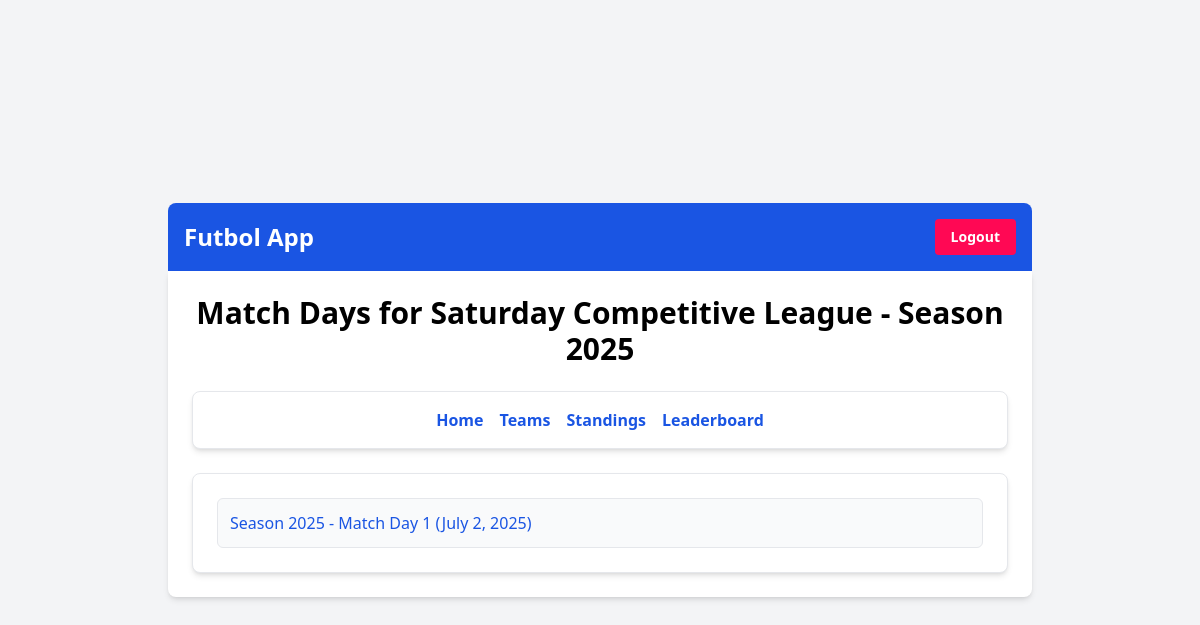
The app's page /futbol/league/1/1/matchdays/ (signed in), older data.
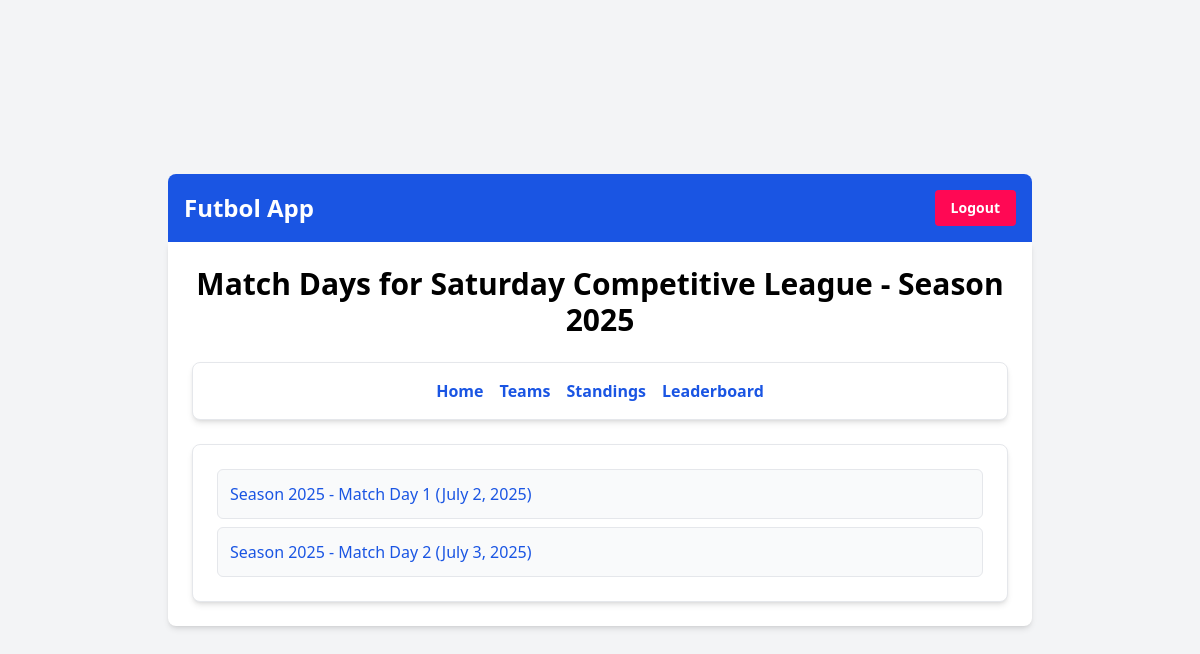
The same page, newer data.
### futbolapp/models.py (models this page shows, shortened)
class Matchday(models.Model):
    season = models.ForeignKey(Season, on_delete=models.CASCADE)
    number = models.PositiveIntegerField()
    date = models.DateField()
    class Meta:
        ordering = ['season', 'number']
        unique_together = ('season', 'number')

class Season(models.Model):
    league = models.ForeignKey(League, on_delete=models.CASCADE)
    year = models.IntegerField()
    is_current = models.BooleanField(default=False)

### futbolapp/views.py (the view)
# urls.py: path('league/<int:league_id>/<int:season_id>/matchdays/', views.league_matchday_list, name='league_matchday_list'),
@login_required
def league_matchday_list(request, league_id, season_id):
    league = get_object_or_404(League, pk=league_id)
    season = get_object_or_404(Season, pk=season_id)
    matchdays = Matchday.objects.filter(season=season).order_by('number')
    return render(request, 'futbolapp/matchday_list.html', {'league': league, 'season': season, 'matchdays': matchdays, 'active_tab': 'matchdays'})

### futbolapp/templates/futbolapp/matchday_list.html
{% extends 'base.html' %}
{% block content %}
    <h1 class="text-3xl font-bold mb-6 text-center">Match Days for {{ league.name }} - Season {{ season.year }}</h1>
    <nav class="mb-6 p-4 bg-white rounded-lg shadow-md border border-gray-200">
        <ul class="flex flex-wrap justify-center space-x-4">
            {% if active_tab != 'home' %}
                <li><a href="{% url 'league_home' league.id season.id %}" class="text-primary-blue hover:text-primary-red font-semibold">Home</a></li>
            {% endif %}
            {% if active_tab != 'teams' %}
                <li><a href="{% url 'team_list' league.id season.id %}" class="text-primary-blue hover:text-primary-red font-semibold">Teams</a></li>
            {% endif %}
            {% if active_tab != 'standings' %}
                <li><a href="{% url 'league_standings_view' league.id season.id %}" class="text-primary-blue hover:text-primary-red font-semibold">Standings</a></li>
            {% endif %}
            {% if active_tab != 'leaderboard' %}
                <li><a href="{% url 'leaderboard_view' league.id season.id %}" class="text-primary-blue hover:text-primary-red font-semibold">Leaderboard</a></li>
            {% endif %}
        </ul>
    </nav>
    <div class="bg-white p-6 rounded-lg shadow-md border border-gray-200">
        <ul class="space-y-2">
            {% for matchday in matchdays %}
                <li>
                    <a href="{% url 'matchday_detail' matchday.id %}" class="block p-3 bg-gray-50 hover:bg-gray-100 rounded-md border border-gray-200 text-primary-blue font-medium">
                        Season {{ matchday.season.year }} - Match Day {{ matchday.number }} ({{ matchday.date }})
                    </a>
                </li>
            {% empty %}
                <li class="text-gray-700">No matchdays found for this league.</li>
            {% endfor %}
        </ul>
    </div>
{% endblock %}

Row changes from the older to the newer data that the page shows:
added Matchday: season.year "2025", number "2", date "July 3, 2025"
